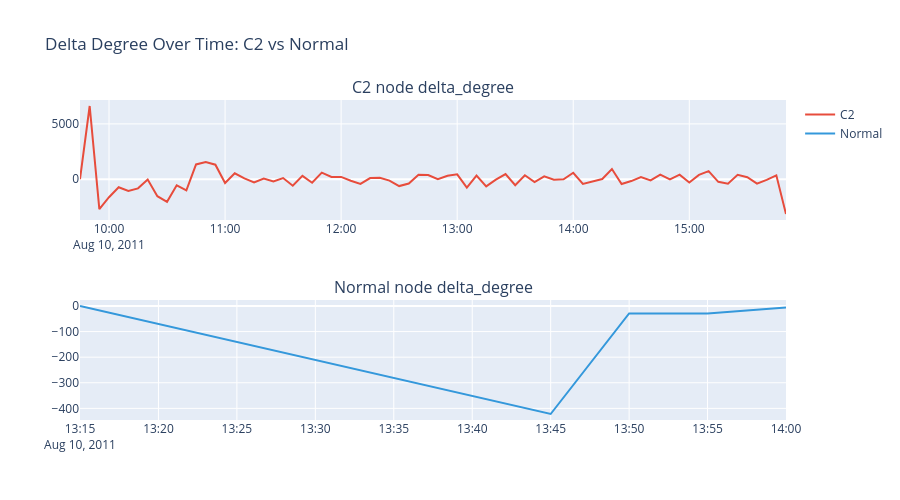

Notebook code for this chart:
### Markdown cell above
## 5. Delta Degree

Time series of `delta_degree` for one C2 IP vs. one normal IP in neris_42.
The delta feature captures temporal dynamics: a C2 node that suddenly receives
many new bot connections in a window will have a large positive spike.

### Code cell
# Find the highest in-degree IP (likely C2) in neris_42
c2_candidate = neris42.groupby("ip")["in_degree"].max().idxmax()
normal_candidate = (
    neris42[~neris42["is_bot"]]
    .groupby("ip")["flow_count"]
    .mean()
    .sort_values(ascending=False)
    .index[5]  # 6th most active normal IP
)

print(f"C2 candidate IP:     {c2_candidate}")
print(f"Normal candidate IP: {normal_candidate}")

c2_ts = neris42[neris42["ip"] == c2_candidate].sort_values("time_bin")
normal_ts = neris42[neris42["ip"] == normal_candidate].sort_values("time_bin")

fig = make_subplots(
    rows=2, cols=1, subplot_titles=["C2 node delta_degree", "Normal node delta_degree"]
)
fig.add_trace(
    go.Scatter(
        x=c2_ts["time_bin"],
        y=c2_ts["delta_degree"],
        mode="lines",
        name="C2",
        line={"color": "#e74c3c"},
    ),
    row=1,
    col=1,
)
fig.add_trace(
    go.Scatter(
        x=normal_ts["time_bin"],
        y=normal_ts["delta_degree"],
        mode="lines",
        name="Normal",
        line={"color": "#3498db"},
    ),
    row=2,
    col=1,
)
fig.update_layout(title="Delta Degree Over Time: C2 vs Normal", height=500)
fig.show()

### Figure 1 — Plotly figure (JSON) as saved in the notebook; plotly's stock layout.template omitted (floating-point values rounded to 4 significant figures)
{"data": [{"line": {"color": "#e74c3c"}, "mode": "lines", "name": "C2", "type": "scatter", "x": ["2011-08-10T09:45:00.000000", "2011-08-10T09:50:00.000000", "2011-08-10T09:55:00.000000", "2011-08-10T10:00:00.000000", "2011-08-10T10:05:00.000000", "2011-08-10T10:10:00.000000", "2011-08-10T10:15:00.000000", "2011-08-10T10:20:00.000000", "2011-08-10T10:25:00.000000", "2011-08-10T10:30:00.000000", "2011-08-10T10:35:00.000000", "2011-08-10T10:40:00.000000", "2011-08-10T10:45:00.000000", "2011-08-10T10:50:00.000000", "2011-08-10T10:55:00.000000", "2011-08-10T11:00:00.000000", "2011-08-10T11:05:00.000000", "2011-08-10T11:10:00.000000", "2011-08-10T11:15:00.000000", "2011-08-10T11:20:00.000000", "2011-08-10T11:25:00.000000", "2011-08-10T11:30:00.000000", "2011-08-10T11:35:00.000000", "2011-08-10T11:40:00.000000", "2011-08-10T11:45:00.000000", "2011-08-10T11:50:00.000000", "2011-08-10T11:55:00.000000", "2011-08-10T12:00:00.000000", "2011-08-10T12:05:00.000000", "2011-08-10T12:10:00.000000", "2011-08-10T12:15:00.000000", "2011-08-10T12:20:00.000000", "2011-08-10T12:25:00.000000", "2011-08-10T12:30:00.000000", "2011-08-10T12:35:00.000000", "2011-08-10T12:40:00.000000", "2011-08-10T12:45:00.000000", "2011-08-10T12:50:00.000000", "2011-08-10T12:55:00.000000", "2011-08-10T13:00:00.000000", "2011-08-10T13:05:00.000000", "2011-08-10T13:10:00.000000", "2011-08-10T13:15:00.000000", "2011-08-10T13:20:00.000000", "2011-08-10T13:25:00.000000", "2011-08-10T13:30:00.000000", "2011-08-10T13:35:00.000000", "2011-08-10T13:40:00.000000", "2011-08-10T13:45:00.000000", "2011-08-10T13:50:00.000000", "2011-08-10T13:55:00.000000", "2011-08-10T14:00:00.000000", "2011-08-10T14:05:00.000000", "2011-08-10T14:10:00.000000", "2011-08-10T14:15:00.000000", "2011-08-10T14:20:00.000000", "2011-08-10T14:25:00.000000", "2011-08-10T14:30:00.000000", "2011-08-10T14:35:00.000000", "2011-08-10T14:40:00.000000", "2011-08-10T14:45:00.000000", "2011-08-10T14:50:00.000000", "2011-08-10T14:55:00.000000", "2011-08-10T15:00:00.000000", "2011-08-10T15:05:00.000000", "2011-08-10T15:10:00.000000", "2011-08-10T15:15:00.000000", "2011-08-10T15:20:00.000000", "2011-08-10T15:25:00.000000", "2011-08-10T15:30:00.000000", "2011-08-10T15:35:00.000000", "2011-08-10T15:40:00.000000", "2011-08-10T15:45:00.000000", "2011-08-10T15:50:00.000000"], "xaxis": "x", "y": [0, 6618, -2712, -1631, -728, -1076, -832, -42, -1542, -2048, -561, -1017, 1329, 1554, 1309, -354, 526, 67, -301, 54, -202, 101, -592, 294, -325, 589, 196, 203, -144, -428, 95, 127, -137, -628, -393, 399, 368, -3, 309, 432, -760, 321, -650, -50, 453, -551, 349, -258, 247, -57, -17, 580, -437, -193, 9, 914, -441, -172, 193, -118, 402, -12, 408, -307, 383, 730, -241, -408, 396, 170, -408, -63, 342, -3153], "yaxis": "y"}, {"line": {"color": "#3498db"}, "mode": "lines", "name": "Normal", "type": "scatter", "x": ["2011-08-10T13:15:00.000000", "2011-08-10T13:45:00.000000", "2011-08-10T13:50:00.000000", "2011-08-10T13:55:00.000000", "2011-08-10T14:00:00.000000"], "xaxis": "x2", "y": [0, -422, -29, -29, -6], "yaxis": "y2"}], "layout": {"annotations": [{"font": {"size": 16}, "showarrow": false, "text": "C2 node delta_degree", "x": 0.5, "xanchor": "center", "xref": "paper", "y": 1, "yanchor": "bottom", "yref": "paper"}, {"font": {"size": 16}, "showarrow": false, "text": "Normal node delta_degree", "x": 0.5, "xanchor": "center", "xref": "paper", "y": 0.375, "yanchor": "bottom", "yref": "paper"}], "height": 500, "title": {"text": "Delta Degree Over Time: C2 vs Normal"}, "xaxis": {"anchor": "y", "domain": [0, 1]}, "xaxis2": {"anchor": "y2", "domain": [0, 1]}, "yaxis": {"anchor": "x", "domain": [0.625, 1]}, "yaxis2": {"anchor": "x2", "domain": [0, 0.375]}}}
